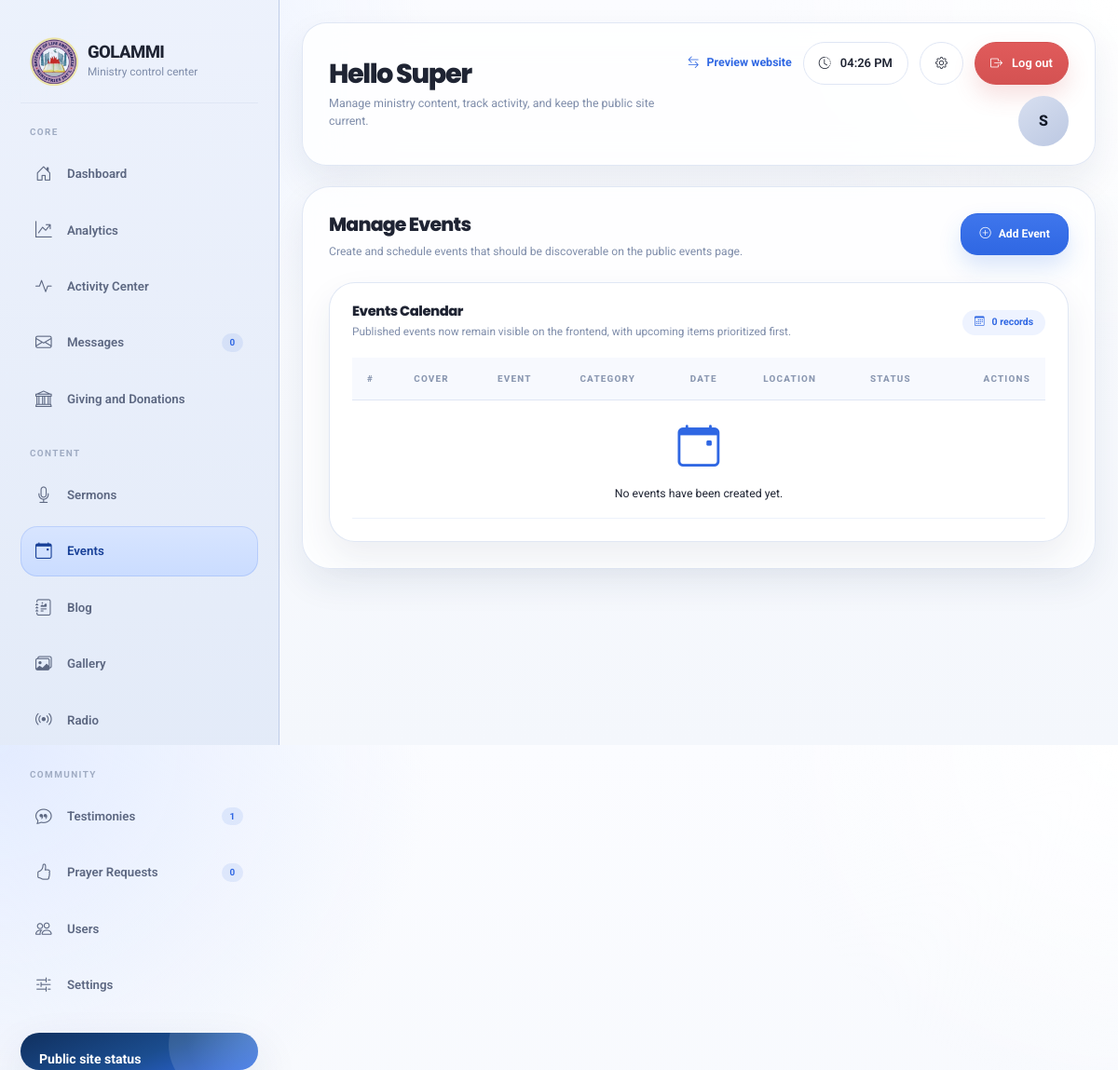
Page /admin/events (signed in) on the earlier database version.
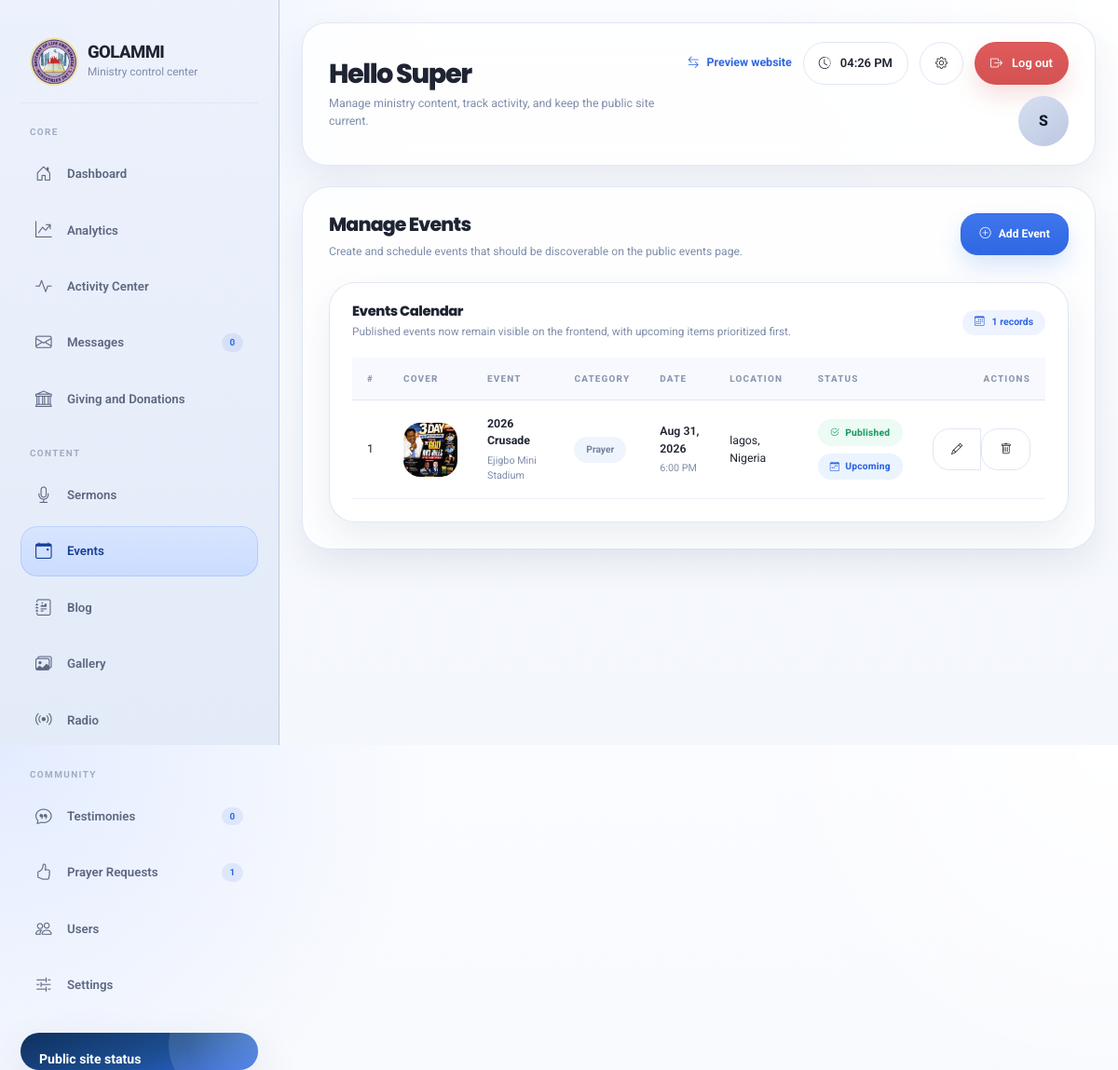
Same page on the later database version.
### models/event.py (models this page shows, shortened)
class Event(db.Model):
    __tablename__ = "events"
    id = db.Column(db.Integer, primary_key=True)
    title = db.Column(db.String(200), nullable=False)
    slug = db.Column(db.String(200), unique=True, nullable=False)
    description = db.Column(db.Text, nullable=False)
    short_description = db.Column(db.String(300))
    category = db.Column(
        db.String(50), nullable=False, default="conference"
    )  # worship, prayer, deliverance, conference, youth
    start_date = db.Column(db.DateTime, nullable=False)
    end_date = db.Column(db.DateTime)
    start_time = db.Column(db.String(20))
    end_time = db.Column(db.String(20))
    location = db.Column(db.String(200))
    venue = db.Column(db.String(200))
    is_online = db.Column(db.Boolean, default=False)
    online_link = db.Column(db.String(500))
    image = db.Column(db.String(255))
    is_featured = db.Column(db.Boolean, default=False)
    is_published = db.Column(db.Boolean, default=True)
    registration_required = db.Column(db.Boolean, default=False)
    registration_link = db.Column(db.String(500))
    created_at = db.Column(db.DateTime, default=datetime.utcnow)
    updated_at = db.Column(
        db.DateTime, default=datetime.utcnow, onupdate=datetime.utcnow
    )
    created_by = db.Column(db.Integer, db.ForeignKey("users.id"))
    updated_by = db.Column(db.Integer, db.ForeignKey("users.id"))

### routes/admin.py (the view)
@admin_bp.route("/events")
@login_required
@admin_required
def events():
    page = request.args.get("page", 1, type=int)
    events = Event.query.order_by(Event.start_date.desc()).paginate(
        page=page, per_page=10
    )
    return render_template("admin/events.html", events=events)

### models/user.py (called while the page is built)
    def is_super_admin(self):
        return self.role == "super_admin"

    def is_admin(self):
        return self.role in ["super_admin", "admin"]

### routes/admin.py (called while the page is built)
@admin_bp.app_context_processor
def inject_admin_sidebar_counts():
    try:
        return {
            "contact_unread_count": ContactMessage.query.filter_by(is_read=False).count(),
            "prayer_pending_count": PrayerRequest.query.filter_by(is_prayed_for=False).count(),
            "testimony_pending_count": Testimony.query.filter_by(is_approved=False).count(),
        }
    except Exception:
        return {
            "contact_unread_count": 0,
            "prayer_pending_count": 0,
            "testimony_pending_count": 0,
        }

def admin_required(f):
    from functools import wraps
    @wraps(f)
    def decorated_function(*args, **kwargs):
        if not current_user.is_authenticated or not current_user.is_admin():
            flash("You need admin access for this page.", "danger")
            return redirect(url_for("auth.login"))
        return f(*args, **kwargs)
    return decorated_function

### utils.py (called while the page is built)
def get_current_time():
    return datetime.utcnow()

### templates/admin/events.html (shortened to what the changed rows need)
{% extends "admin/base.html" %}
{% block content %}
<div class="section-grid">
    <div class="table-shell" data-aos="fade-up">
        <div class="table-shell-header">
            <div>
                <h5 class="admin-card-title mb-1">Events Calendar</h5>
                <p class="admin-card-subtitle">Published events now remain visible on the frontend, with upcoming items prioritized first.</p>
            </div>
            <span class="eyebrow"><i class="bi bi-calendar3"></i> {{ events.total }} records</span>
        </div>
        <div class="table-shell-body">
            <div class="table-responsive">
                <table class="table table-custom align-middle">
                    <thead>
                        <tr>
                            <th>#</th>
                            <th>Cover</th>
                            <th>Event</th>
                            <th>Category</th>
                            <th>Date</th>
                            <th>Location</th>
                            <th>Status</th>
                            <th class="text-end">Actions</th>
                        </tr>
                    </thead>
                    <tbody>
                        {% for event in events.items %}
                        <tr>
                            <td>{{ loop.index + (events.page - 1) * events.per_page }}</td>
                            <td>
                                {% if event.image %}
                                <img src="{{ url_for('static', filename='uploads/' + event.image) }}" alt="{{ event.title }}" style="width: 58px; height: 58px; object-fit: cover; border-radius: 18px;">
                                {% else %}
                                <div class="inline-avatar"><i class="bi bi-calendar-event"></i></div>
                                {% endif %}
                            </td>
                            <td>
                                <div class="fw-bold">{{ event.title|truncate(42) }}</div>
                                <div class="text-muted small mt-1">
                                    {{ event.venue or event.location or 'Online experience' }}
                                </div>
                            </td>
                            <td><span class="soft-badge">{{ event.category|title }}</span></td>
                            <td>
                                <div class="fw-semibold">{{ event.start_date.strftime('%b %d, %Y') }}</div>
                                <div class="text-muted small mt-1">{{ event.start_time or 'Time not set' }}</div>
                            </td>
                            <td>{{ event.location or 'Online' }}</td>
                            <td>
                                <div class="d-flex flex-column gap-2">
                                    <span class="status-badge {% if event.is_published %}active{% else %}inactive{% endif %}">
                                        <i class="bi {% if event.is_published %}bi-check2-circle{% else %}bi-eye-slash{% endif %}"></i>
                                        {% if event.is_published %}Published{% else %}Draft{% endif %}
                                    </span>
                                    {% if event.start_date >= get_current_time() %}
                                    <span class="status-badge live"><i class="bi bi-calendar-week"></i> Upcoming</span>
                                    {% else %}
                                    <span class="status-badge pending"><i class="bi bi-clock-history"></i> Past</span>
                                    {% endif %}
                                </div>
                            </td>
                            <td class="text-end">
                                <div class="btn-group btn-group-sm">
                                    <a href="{{ url_for('admin.edit_event', event_id=event.id) }}" class="btn btn-outline-secondary" title="Edit">
                                        <i class="bi bi-pencil"></i>
                                    </a>
                                    <form action="{{ url_for('admin.delete_event', event_id=event.id) }}" method="POST" style="display: inline;" onsubmit="return confirm('Are you sure you want to delete this event?');">
                                        <button type="submit" class="btn btn-outline-danger" title="Delete">
                                            <i class="bi bi-trash"></i>
                                        </button>
                                    </form>
                                </div>
                            </td>
                        </tr>
                        {% else %}
                        <tr>
                            <td colspan="8" class="empty-state">
                                <i class="bi bi-calendar-event"></i>
                                <p class="mb-0 mt-2">No events have been created yet.</p>
                            </td>
                        </tr>
                        {% endfor %}
                    </tbody>
                </table>
            </div>
        </div>
    </div>
</div>
{% endblock %}

### templates/admin/base.html (shortened to what the changed rows need)
<!DOCTYPE html>
<html lang="en">
<head>
    <link href="{{ url_for('static', filename='assets/vendor/bootstrap/css/bootstrap.min.css') }}" rel="stylesheet">
    <link href="{{ url_for('static', filename='assets/vendor/bootstrap-icons/bootstrap-icons.css') }}" rel="stylesheet">
    <link href="{{ url_for('static', filename='assets/vendor/aos/aos.css') }}" rel="stylesheet">
</head>
<body>
    <div class="admin-layout">
        <aside class="sidebar">
            <div class="sidebar-inner">
                <div class="brand">
                    <div class="brand-copy">
                        <h1>GOLAMMI</h1>
                    </div>
                </div>
                <div>
                    <nav class="nav">
                        <a class="nav-link {% if request.endpoint in ['admin.testimonies', 'admin.add_testimony', 'admin.edit_testimony'] %}active{% endif %}" href="{{ url_for('admin.testimonies') }}">
                            <i class="bi bi-chat-quote"></i>
                            <span>Testimonies</span>
                            <span class="badge">{{ testimony_pending_count or 0 }}</span>
                        </a>
                        <a class="nav-link {% if request.endpoint in ['admin.prayer_requests', 'admin.add_prayer_request', 'admin.edit_prayer_request'] %}active{% endif %}" href="{{ url_for('admin.prayer_requests') }}">
                            <i class="bi bi-hand-thumbs-up"></i>
                            <span>Prayer Requests</span>
                            <span class="badge">{{ prayer_pending_count or 0 }}</span>
                        </a>
                    </nav>
                </div>
            </div>
        </aside>
        <main class="main-content">
            <section class="topbar">
                <div class="topbar-copy">
                    <h2>{% block topbar_title %}Hello {{ current_user.full_name.split(' ')[0] if current_user.is_authenticated else 'Admin' }}{% endblock %}</h2>
                </div>
            </section>
            <section class="content-stage">
                {% block content %}{% endblock %}
            </section>
        </main>
    </div>
</body>
</html>

Differences in the rows shown:
added Event: image (picture), title "2026 Crusade", venue "Ejigbo Mini Stadium", category "Prayer", start_date "Aug 31, 2026", start_time "6:00 PM", location "lagos, Nigeria", is_published True (drawn), shows "Upcoming"
Other differences:
{{ testimony_pending_count or 0 }}: "1" → "0"
{{ prayer_pending_count or 0 }}: "0" → "1"
{{ events.total }}: "0" → "1"
text no longer shown: "No events have been created yet."
